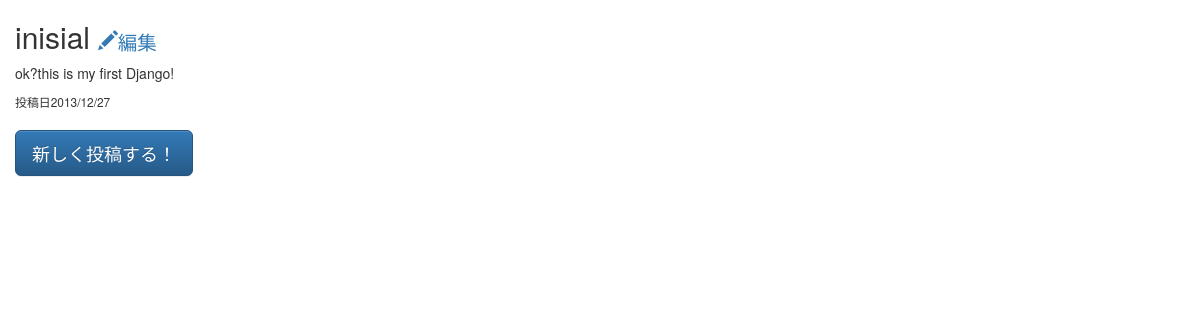
Before: / with the older database file.
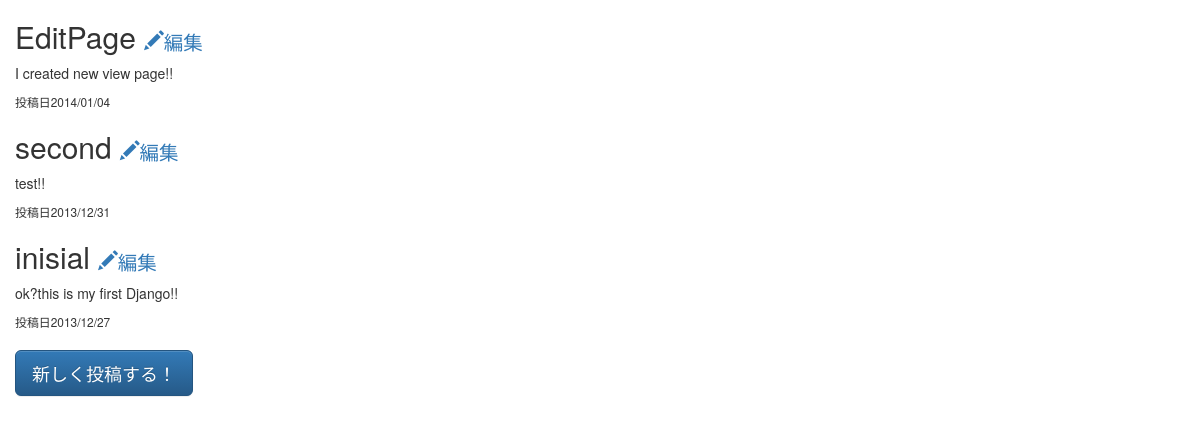
After: the same page with the newer database file.
### fastblog/page_of_fastblog/models.py (models this page shows)
class Entry(models.Model):
	title = models.CharField(max_length=150)
	body = models.TextField()
	create_datetime = models.DateTimeField(auto_now_add=True)
	update_datetime = models.DateTimeField(auto_now=True)

### fastblog/page_of_fastblog/views.py (the view)
# urls.py: url( r'^$','top_page',name='Blog' ),
def top_page(req):
	from fastblog.page_of_fastblog.models import Entry
	rows = Entry.objects.all().order_by('-create_datetime')
	contexts = RequestContext(req,{
		'rows':rows,
	})
	template = loader.get_template('page_of_fastblog/index.html')
	return HttpResponse( template.render(contexts) )

### templates/page_of_fastblog/index.html (shortened to what this page needs)
<html>
	<head>
		<link rel="stylesheet" href="http://netdna.bootstrapcdn.com/bootstrap/3.0.3/css/bootstrap.min.css">
		<link rel="stylesheet" href="http://netdna.bootstrapcdn.com/bootstrap/3.0.3/css/bootstrap-theme.min.css">
	</head>
	<body>
		<div class="container">
		{% if rows %}
			{% for row in rows %}
			<div class="row">
				<div>
					<h2>{{ row.title }}
						<small>
							<a class="glyphicon glyphicon-pencil" href="/{{row.id}}/">編集</a>
						</small>
					</h2>
				</div>
				<div>
					<p>{{ row.body }}</p>
					<small>投稿日{{ row.create_datetime|date:"Y/m/d" }}</small>
				</div>
			</div>
			{% endfor %}
			<br/>
		{% else %}
			<p>投稿はありません・・・・。</p>
		{% endif %}
			<div class="row">
				<a href="/new/">
					<button type="button" class="btn btn-primary btn-lg">新しく投稿する！</button>
				</a>
			</div>
		</div>
	</body>
</html>

Changed rows visible on the page:
added Entry: title "EditPage", body "I created new view page!!", create_datetime "2014/01/04"
added Entry: title "second", body "test!!", create_datetime "2013/12/31"
changed Entry "inisial": body "ok?this is my first Django!" → "ok?this is my first Django!!"
